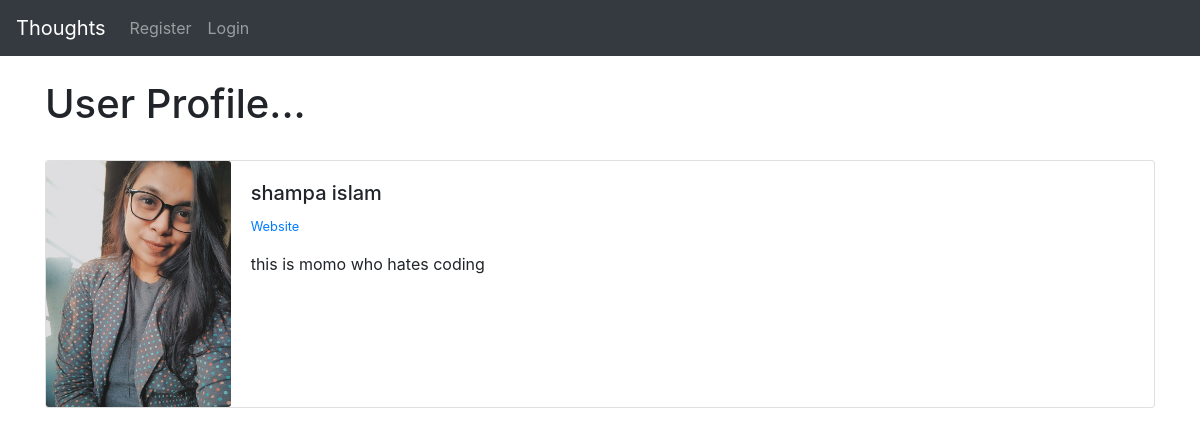
/members/1/profile/, run on the app's committed database.
### theblog/models.py (models this page shows, shortened)
class Profile(models.Model):
	user = models.OneToOneField(User, null=True, on_delete=models.CASCADE)
	bio = models.TextField()
	profile_pic = models.ImageField(null=True, blank=True, upload_to="images/profile/")
	website_url = models.CharField(max_length=255, null=True, blank=True)
	facebook_url = models.CharField(max_length=255, null=True, blank=True)
	linkedin_url = models.CharField(max_length=255, null=True, blank=True)
	instagram_url = models.CharField(max_length=255, null=True, blank=True)
	git_url = models.CharField(max_length=255, null=True, blank=True)

### members/views.py (the view)
# urls.py: path('<int:pk>/profile/', ShowProfilePageView.as_view(), name='show_profile_page'),
class ShowProfilePageView(DetailView):
	model = Profile
	template_name = 'registration/user_profile.html'
	def get_context_data(self, *args, **kwargs):
		context = super(ShowProfilePageView, self).get_context_data(*args, **kwargs)
		page_user = get_object_or_404(Profile, id=self.kwargs['pk'])
		context["page_user"] = page_user
		return context

### members/templates/registration/user_profile.html (shortened to what this page needs)
{% extends 'base.html' %}
{% load static %}
{% block content %}
<h1>User Profile...</h1>
<br/>
<div class="card mb-3">
  <div class="row no-gutters">
    <div class="col-md-2">
{% if page_user.profile_pic %}
      <img src="{{ page_user.profile_pic.url }}" class="card-img">
{% else %}
	<img src="{% static 'theblog/images/default_profile_pic.png' %}" class="card-img">
{% endif %}
    </div>
    <div class="col-md-10">
      <div class="card-body">
        <h5 class="card-title">
        	{{ page_user.user.first_name }}
			{{ page_user.user.last_name }}
		</h5>
<p class="small text-muted">
	{% if page_user.website_url %}
		 <a href="{{ page_user.website_url }}">  Website</a>
	{% endif %}
</p>
<p class="card-text">
        	{{ page_user.bio }}
        </p>
      </div>
    </div>
  </div>
</div>
<br/><br/>
{% endblock %}

### data on the page
Profile: profile_pic (picture), user.first_name "shampa", user.last_name "islam", bio "this is momo who hates coding"
